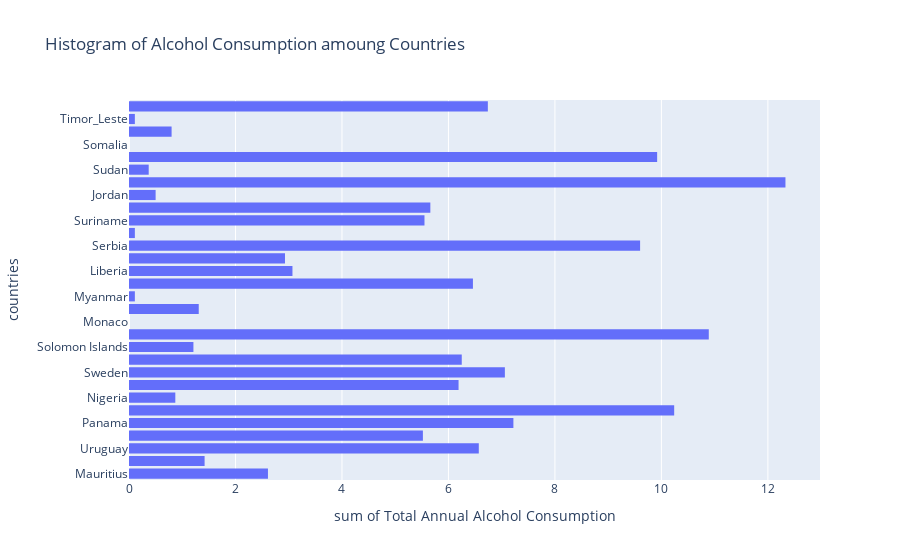

Here is the notebook cell this chart was saved with:
### Markdown cell above
Create a histogram of alcohol consumption in countries.

### Code cell
# Histogram of alcohol consumption
# Change the x label to "Total Annual Alcohol Consumption, Liters"
# Change the title to "Histogram of Alcohol Consumption amoung Countries"
px.histogram(x = total_alcohol_liters, y = countries, labels = {'x': 'Total Annual Alcohol Consumption', 'y': 'countries'},
       title = 'Histogram of Alcohol Consumption amoung Countries')

### Figure 1 — Plotly figure (JSON) as saved in the notebook; plotly's stock layout.template omitted (floating-point values rounded to 4 significant figures)
{"data": [{"alignmentgroup": "True", "bingroup": "y", "histfunc": "sum", "hovertemplate": "sum of Total Annual Alcohol Consumption=%{x}<br>countries=%{y}<extra></extra>", "legendgroup": "", "marker": {"color": "#636efa", "pattern": {"shape": ""}}, "name": "", "offsetgroup": "", "orientation": "h", "showlegend": false, "type": "histogram", "x": [2.61, 1.42, 6.57, 5.52, 7.22, 10.24, 0.87, 6.19, 7.06, 6.25, 1.21, 10.89, 0, 1.31, 0.11, 6.46, 3.07, 2.93, 9.6, 0.11, 5.55, 5.66, 0.5, 12.33, 0.37, 9.92, 0, 0.8, 0.11, 6.74], "xaxis": "x", "y": ["Mauritius", "Guinea_Bissau", "Uruguay", "Mexico", "Panama", "Bulgaria", "Nigeria", "Dominican Republic", "Sweden", "Barbados", "Solomon Islands", "Poland", "Monaco", "Tunisia", "Myanmar", "Italy", "Liberia", "South Korea", "Serbia", "Indonesia", "Suriname", "Angola", "Jordan", "Andorra", "Sudan", "Latvia", "Somalia", "Côte d'Ivoire", "Timor_Leste", "Namibia"], "yaxis": "y"}], "layout": {"autosize": true, "barmode": "relative", "legend": {"tracegroupgap": 0}, "title": {"text": "Histogram of Alcohol Consumption amoung Countries"}, "xaxis": {"anchor": "y", "autorange": true, "domain": [0, 1], "range": [0, 12.98], "title": {"text": "sum of Total Annual Alcohol Consumption"}, "type": "linear"}, "yaxis": {"anchor": "x", "autorange": true, "domain": [0, 1], "range": [-0.5, 29.5], "title": {"text": "countries"}, "type": "category"}}}
